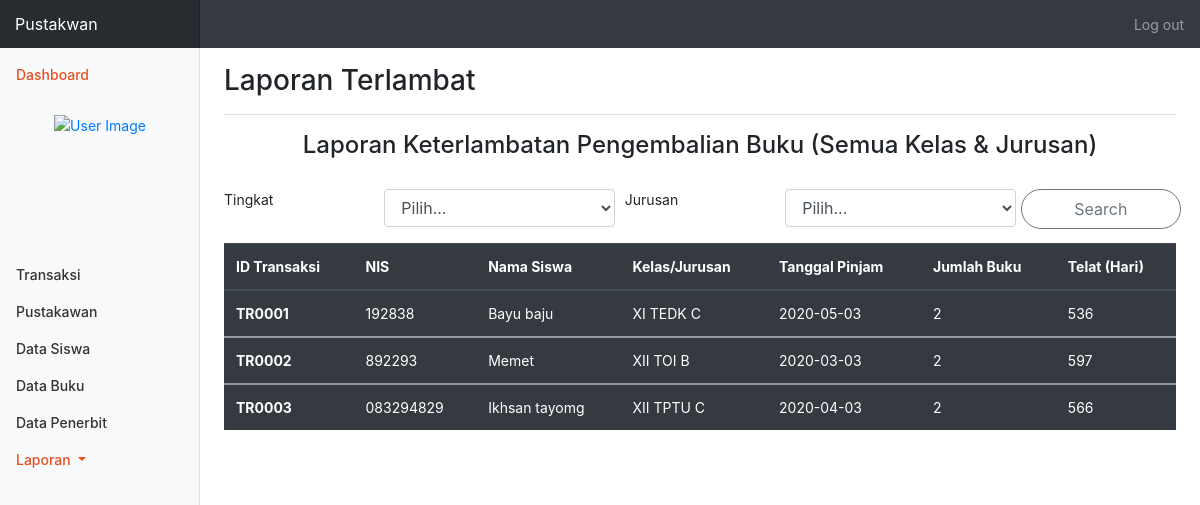
/laporan_terlambat.php, run on the app's committed database.
### tables this page shows
CREATE TABLE `siswa` (
  `nis` varchar(9) NOT NULL,
  `nama` varchar(100) NOT NULL,
  `alamat` varchar(150) NOT NULL,
  `jurusan` varchar(5) NOT NULL,
  `tingkat` char(5) NOT NULL,
  `kelas` char(1) NOT NULL,
  `phone` varchar(15) NOT NULL,
  `email` varchar(50) NOT NULL,
  `image` varchar(100) NOT NULL
);

CREATE TABLE `transaksi` (
  `idTransaksi` varchar(7) NOT NULL,
  `nis` varchar(10) NOT NULL,
  `idPustakawan` varchar(4) NOT NULL,
  `tglPinjam` date NOT NULL,
  `qty` int(7) NOT NULL
);

### laporan_terlambat.php (the view, shortened to what this page needs)
<!DOCTYPE html>
<html lang="en">
<head>
    <link rel="stylesheet" href="assets/css/bootstrap.css">
    <link rel="stylesheet" href="css/stylelaporan.css">
    <link rel="stylesheet" type="text/css" href="fonts/montserrat/stylesheet.css">
</head>
<body>
<?php
    $id=$_SESSION['idPustakawan']."<br>";
    $nama =$_SESSION['username']."<br>";
    $akses = $_SESSION['hakUser']."<br>";
?>
    <nav class="navbar navbar-dark sticky-top bg-dark flex-md-nowrap p-0">
      <a class="navbar-brand col-sm-3 col-md-2 mr-0" href="#">Pustakwan</a>
      <ul class="navbar-nav px-3">
        <li class="nav-item text-nowrap">
          <a class="nav-link" href="logout.php">Log out</a>
        </li>
      </ul>
    </nav>
    <div class="container-fluid">
        <div class="row">
            <nav class="col-md-2 d-none d-md-block bg-light sidebar">
            <div class="sidebar-sticky">
                <ul class="nav flex-column">
                <li class="nav-item">
                    <a class="nav-link active" href="#">
                    Dashboard <span class="sr-only">(current)</span>
                    </a>
                </li>
                <li class="nav-item">
                    <div class="user-panel">
                    <?php
                    echo "<div class='photo_profil d-flex justify-content-center'>
                        <a href='edit_pustakawan_admin.php'><img src='img_upload/".$_SESSION['image']."'class='img-circle' alt='User Image' style='width:100px; height:100px;'></a>
                        </div>
                        <div class='d-flex justify-content-center info'>
                        <p class='text-center'>".$nama."<br>
                        ".$id."
                        ".$akses."</p>
                        </div>"
                    ?>
                    </div>
                </li>
                <li class="nav-item">
                    <a class="nav-link" href="pustakawan.php">
                        Transaksi
                    </a>
                </li>
                <li class="nav-item">
                    <a class="nav-link" href="data_pustakawan.php">
                        Pustakawan
                    </a>
                </li>
                <li class="nav-item">
                    <a class="nav-link" href="data_siswa.php">
                        Data Siswa
                    </a>
                </li>
                <li class="nav-item">
                    <a class="nav-link" href="data_buku.php">
                        Data Buku
                    </a>
                </li>
                <li class="nav-item">
                    <a class="nav-link" href="data_penerbit.php">
                        Data Penerbit
                    </a>
                </li>
                <li class="nav-item dropdown">
                    <a class="nav-link dropdown-toggle active" href="#" id="navbarDropdown" role="button" data-toggle="dropdown" aria-haspopup="true" aria-expanded="false">
                    Laporan<span class="sr-only">(current)</span>
                    </a>
                </li>
                </ul>
            </div>
            </nav>
            <main role="main" class="col-md-9 ml-sm-auto col-lg-10 pt-3 px-4">
            <div class="d-flex justify-content-between flex-wrap flex-md-nowrap align-items-center pb-2 mb-3 border-bottom">
                    <h1 class="h3">Laporan Terlambat</h1>
                </div>
                <?php
                    require_once("koneksi.php");
                    if(isset($_POST['search']) AND isset($_POST['tingkat_cari']) !="" AND isset($_POST['jurusan_cari']) !=""){
                        $tingkat2=$_POST['tingkat_cari'];
                        $jurusan2=$_POST['jurusan_cari'];
                        $tingkat="%".$_POST['tingkat_cari']."%";
                        $jurusan="%".$_POST['jurusan_cari']."%";
                        $query="SELECT t.idTransaksi, t.nis, s.nama, Concat(s.tingkat,' ',s.jurusan,' ',s.kelas)as kelas_nyatu, t.tglPinjam, t.qty, t.idPustakawan  FROM siswa s, transaksi t
                        WHERE t.nis = s.nis AND s.tingkat LIKE :tingkat  AND s.jurusan LIKE :jurusan";
                        $stmt = $db->prepare($query);
                        $stmt->bindparam(':tingkat',$tingkat);
                        $stmt->bindparam(':jurusan',$jurusan);
                        $stmt->execute();
                        $cari = 0;
                    }
                    else{
                        $query = "SELECT t.idTransaksi, t.nis, s.nama, Concat(s.tingkat,' ',s.jurusan,' ',s.kelas)as kelas_nyatu, t.tglPinjam, t.qty, t.idPustakawan  FROM siswa s, transaksi t WHERE t.nis = s.nis";
                        $stmt = $db->prepare($query);
                        $stmt->execute();
                        $cari = 1;
                    }
                    $bebas=0;
                    while($row = $stmt->fetch(PDO::FETCH_ASSOC)){
                        $pinjam = $row['tglPinjam'];
                        $date = date('Y-m-d');
                        $count = 0;
                        while($date != $pinjam){
                            $count++;
                            $date  = date('Y-m-d',strtotime('-'.$count.' day'));
                        }
                        $telat = $count-3;
                    if($bebas != 1){
                        $bebas=1;
                ?>
                        <div class="col-md-12 d-flex justify-content-center">
                            <?php
                                if($cari==0){
                            ?>
                            <h4 style="margin-bottom:30px;">Laporan Keterlambatan Pengembalian Buku <?php echo $tingkat2;?> & <?php echo $jurusan2;?></h4>
                            <?php
                                 }elseif ($cari==1) {
                            ?>
                            <h4 style="margin-bottom:30px;">Laporan Keterlambatan Pengembalian Buku (Semua Kelas & Jurusan)</h4>
                            <?php
                                 }
                            ?>
                        </div>
                        <div class="form">
                    <form method="POST" action="">
                                <div class="form-row">
                                    <label for="inputTingkat" class="col-md-2">Tingkat</label>
                                    <div class="form-group col-md-3">
                                    <select id="inputTingkat" class="form-control" name="tingkat_cari">
                                        <option selected>Pilih...</option>
                                    </select>
                                    </div>
                                    <label for="inputJurusan" class="col-md-2">Jurusan</label>
                                    <div class="form-group col-md-3">
                                    <select id="inputJurusan" class="form-control" name="jurusan_cari">
                                            <option selected>Pilih...</option>
                                        </select>
                                    </div>
                                    <button name="search" class="btn btn-outline-secondary my-2 my-sm-0 col-md-2 " type="submit" style="border-radius:50px; height:40px;">Search</button>
                                </div>
                            </form>
                        </div>
                    <table class="table table-hover table-dark" id="lier">
                <thead>
                    <tr>
                    <th scope="col">ID Transaksi</th>
                    <th scope="col">NIS</th>
                    <th scope="col">Nama Siswa</th>
                    <th scope="col">Kelas/Jurusan</th>
                    <th scope="col">Tanggal Pinjam</th>
                    <th scope="col">Jumlah Buku</th>
                    <th scope="col">Telat (Hari)</th>
                    </tr>
                </thead>
                <?php
                }
                if ($telat>0) {
                ?>
                <tbody>
                    <tr>
                    <th scope="row"><?php echo $row['idTransaksi'];?></th>
                    <td><?php echo $row['nis'];?></td>
                    <td><?php echo $row['nama'];?></td>
                    <td><?php echo $row['kelas_nyatu'];?></td>
                    <td><?php echo $row['tglPinjam'];?></td>
                    <td><?php echo $row['qty'];?></td>
                    <td><?php echo $telat;?></td>
                    </tr>
                </tbody>
                <?php
                    }}
                ?>
                </table>
            </main>
        </div>
    </div>
</body>
</html>

### css/stylelaporan.css (style rules this page uses)
body { font-size: .875rem; }
.sidebar { position: fixed; top: 0; bottom: 0; left: 0; z-index: 100; padding: 0; box-shadow: inset -1px 0 0 rgba(0, 0, 0, .1); }
.sidebar-sticky { position: -webkit-sticky; position: sticky; top: 48px; height: calc(100vh - 48px); padding-top: .5rem; overflow-x: hidden; overflow-y: auto; }
.sidebar .nav-link { font-weight: 500; color: #333; }
.sidebar .nav-link.active { color: #007bff; }
.navbar-brand { padding-top: .75rem; padding-bottom: .75rem; font-size: 1rem; background-color: rgba(0, 0, 0, .25); box-shadow: inset -1px 0 0 rgba(0, 0, 0, .25); }
.border-bottom { border-bottom: 1px solid #e5e5e5; }
.photo_profil { margin: 20px; }
.sidebar .nav-link.active { color: #e85022; }

### data on the page
siswa: shows "Laporan Keterlambatan Pengembalian Buku (Semua Kelas & Jurusan)", transaksi.idTransaksi "TR0001", transaksi.nis "192838", nama "Bayu baju", kelas_nyatu "XI TEDK C", transaksi.tglPinjam "2020-05-03", transaksi.qty "2", telat "536"
siswa: transaksi.idTransaksi "TR0002", transaksi.nis "892293", nama "Memet", kelas_nyatu "XII TOI B", transaksi.tglPinjam "2020-03-03", transaksi.qty "2", telat "597"
siswa: transaksi.idTransaksi "TR0003", transaksi.nis "083294829", nama "Ikhsan tayomg", kelas_nyatu "XII TPTU C", transaksi.tglPinjam "2020-04-03", transaksi.qty "2", telat "566"
